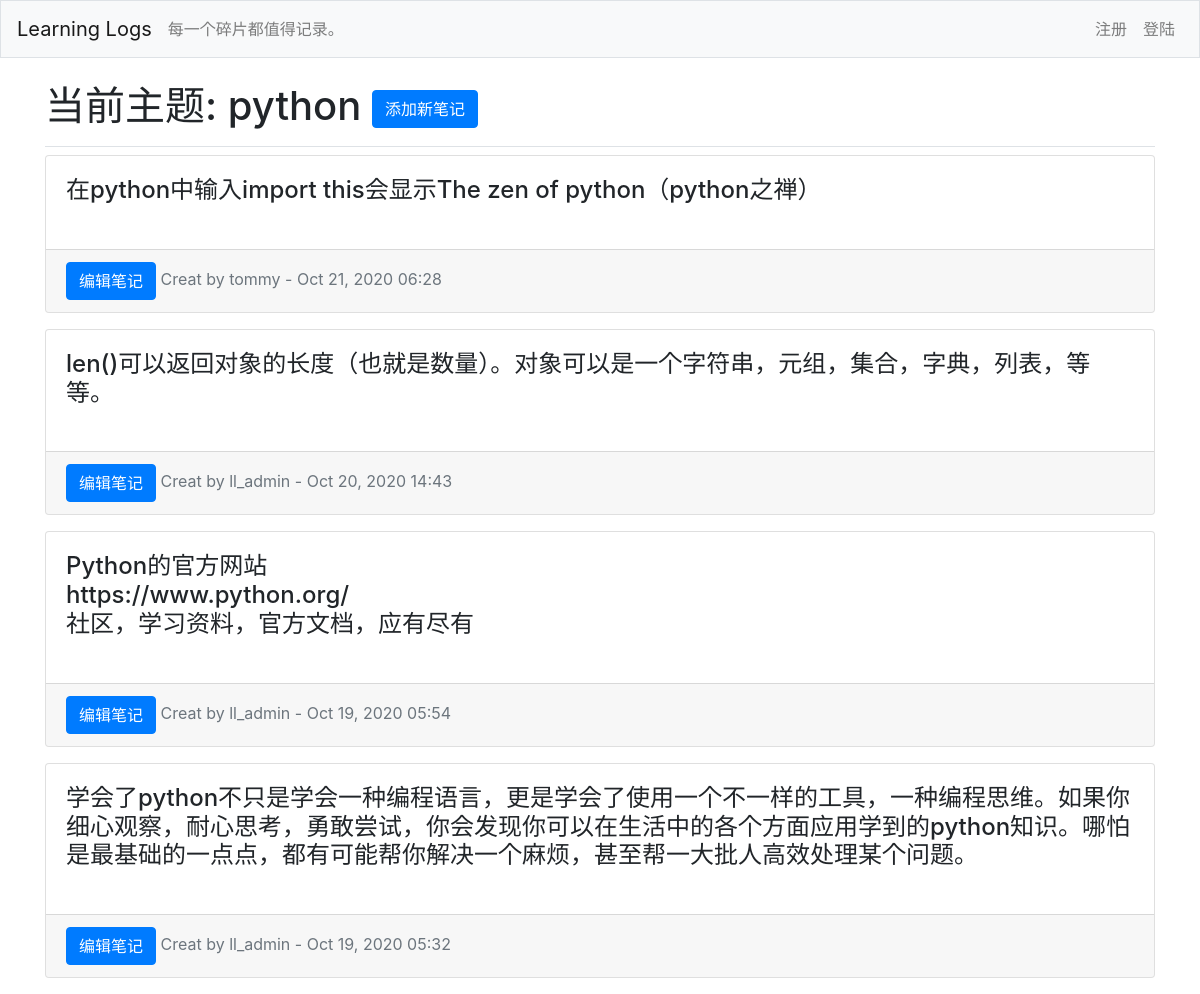
Screenshot of /topics/1 with the database file from the repository.
### learning_logs/models.py (models this page shows, shortened)
class Topic(models.Model):
    text = models.CharField(max_length=200)
    date_added = models.DateTimeField(auto_now_add=True)
    def __str__(self):
        return self.text

class Entry(models.Model):
    topic = models.ForeignKey(Topic, on_delete=models.CASCADE)
    text = models.TextField()
    date_added = models.DateTimeField(auto_now_add=True)
    owner = models.ForeignKey(User, on_delete=models.CASCADE)
    class Meta:
        verbose_name_plural = 'Entries'

### learning_logs/views.py (the view)
# urls.py: path('topics/<int:topic_id>', views.topic, name='topic'),
def topic(request,topic_id):
    topic = Topic.objects.get(id=topic_id)
    entries = topic.entry_set.order_by('-date_added')
    context = {'topic': topic, 'entries': entries}
    return render(request, 'learning_logs/topic.html', context)

### learning_logs/templates/learning_logs/topic.html
{% extends "learning_logs/base.html" %}
{% block page_header %}
<h1>
    当前主题: {{ topic }}
    <a class="btn btn-primary" href="{% url 'learning_logs:new_entry' topic.id %}">
        添加新笔记
    </a>
</h1>
{% endblock page_header %}
{% block content %}
    {% for entry in entries %}
        <div class='card mb-3'>
            <h4 class="card-body">{{ entry.text|linebreaks }}</h4>
            <div class="card-footer text-muted">
                <span>
                    <a class="btn btn-primary" href="{% url 'learning_logs:edit_entry' entry.id %}">编辑笔记</a>
                </span>
                <span>Creat by {{ entry.owner}} - {{ entry.date_added|date:'M d, Y H:i' }}</span>
            </div>
        </div>
    {% empty %}
        <h2>可以添加任何有关{{ topic }}的学习笔记在这里。</h2>
    {% endfor %}
{% endblock content %}

### rows the page displays
Topic: text "python"
Entry: text "在python中输入import this会显示The zen of python（python之禅）", owner "tommy", date_added "Oct 21, 2020 06:28"
Entry: text "len()可以返回对象的长度（也就是数量）。对象可以是一个字符串，元组，集合，字典，列表，等等。", owner "ll_admin", date_added "Oct 20, 2020 14:43"
Entry: text "Python的官方网站 https://www.python.org/ 社区，学习资料，官方文档，应有尽有", owner "ll_admin", date_added "Oct 19, 2020 05:54"
Entry: text "学会了python不只是学会一种编程语言，更是学会了使用一个不一样的工具，一种编程思维。如果你细心观察，耐心思考，勇敢尝试，你会发现你可以在生活中的各个方面应用学到的python知识。哪怕是最基础的一点点，都有可能帮你解决一个麻烦，甚至帮一大批人高效处理某个问题。", owner "ll_admin", date_added "Oct 19, 2020 05:32"
